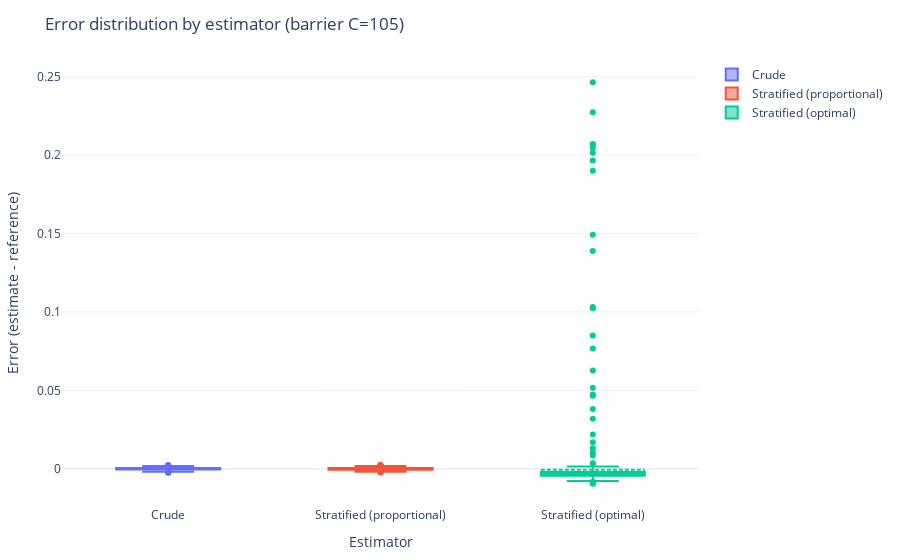

Here is the notebook cell this chart was saved with:
### Code cell
with box_path.open("rb") as f:
    box_fig = pickle.load(f)
box_fig

### Figure 1 — Plotly figure (JSON) as saved in the notebook; plotly's stock layout.template omitted (floating-point values rounded to 4 significant figures; data arrays with more than 128 entries replaced by an {"elided": "..."} marker saying what was removed)
{"data": [{"boxmean": true, "name": "Crude", "type": "box", "y": {"elided": "1000 float values"}}, {"boxmean": true, "name": "Stratified (proportional)", "type": "box", "y": {"elided": "1000 float values"}}, {"boxmean": true, "name": "Stratified (optimal)", "type": "box", "y": {"elided": "1000 float values"}}], "layout": {"margin": {"b": 50, "l": 60, "r": 30, "t": 60}, "title": {"text": "Error distribution by estimator (barrier C=105)"}, "xaxis": {"title": {"text": "Estimator"}}, "yaxis": {"title": {"text": "Error (estimate - reference)"}}}}
